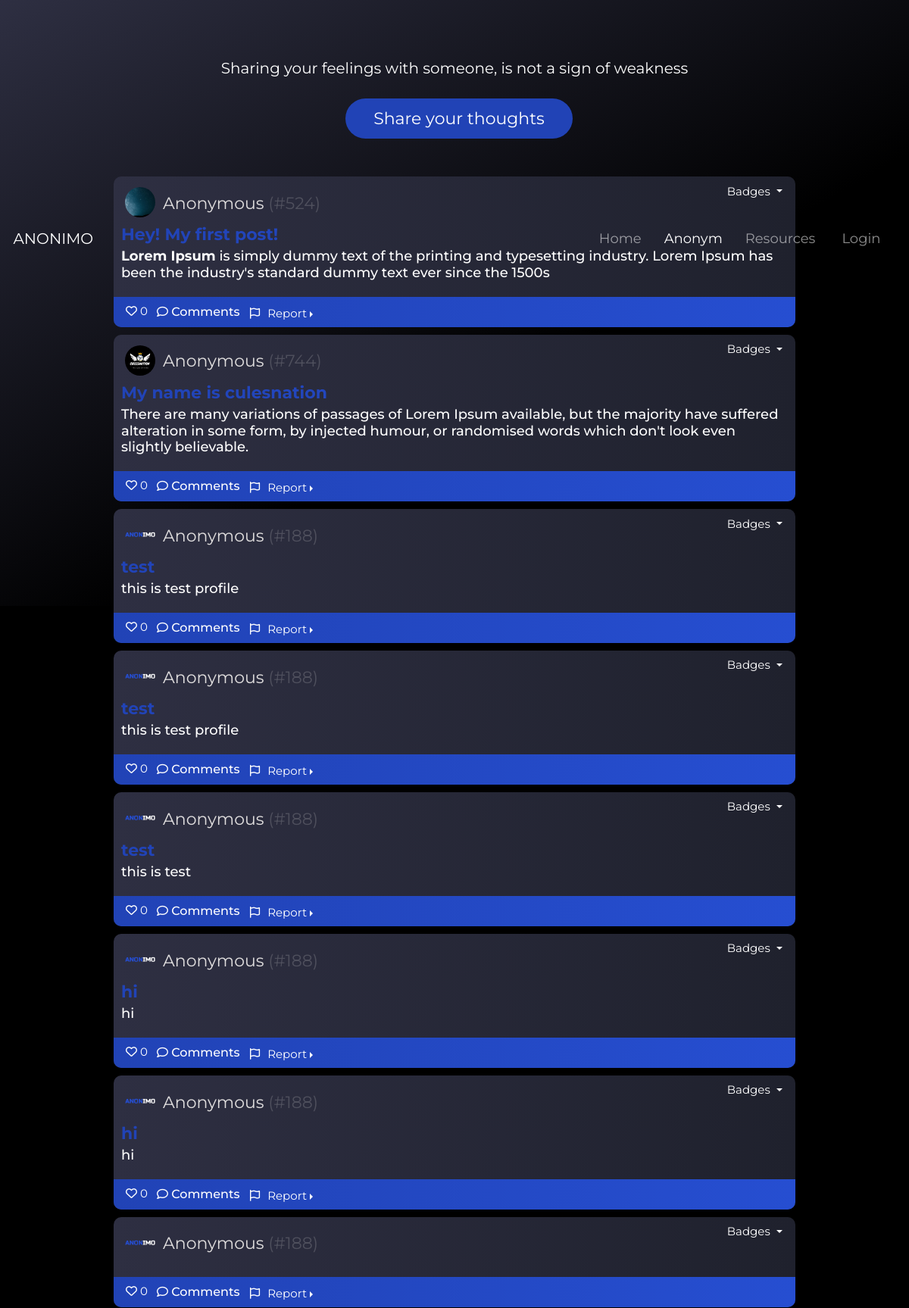
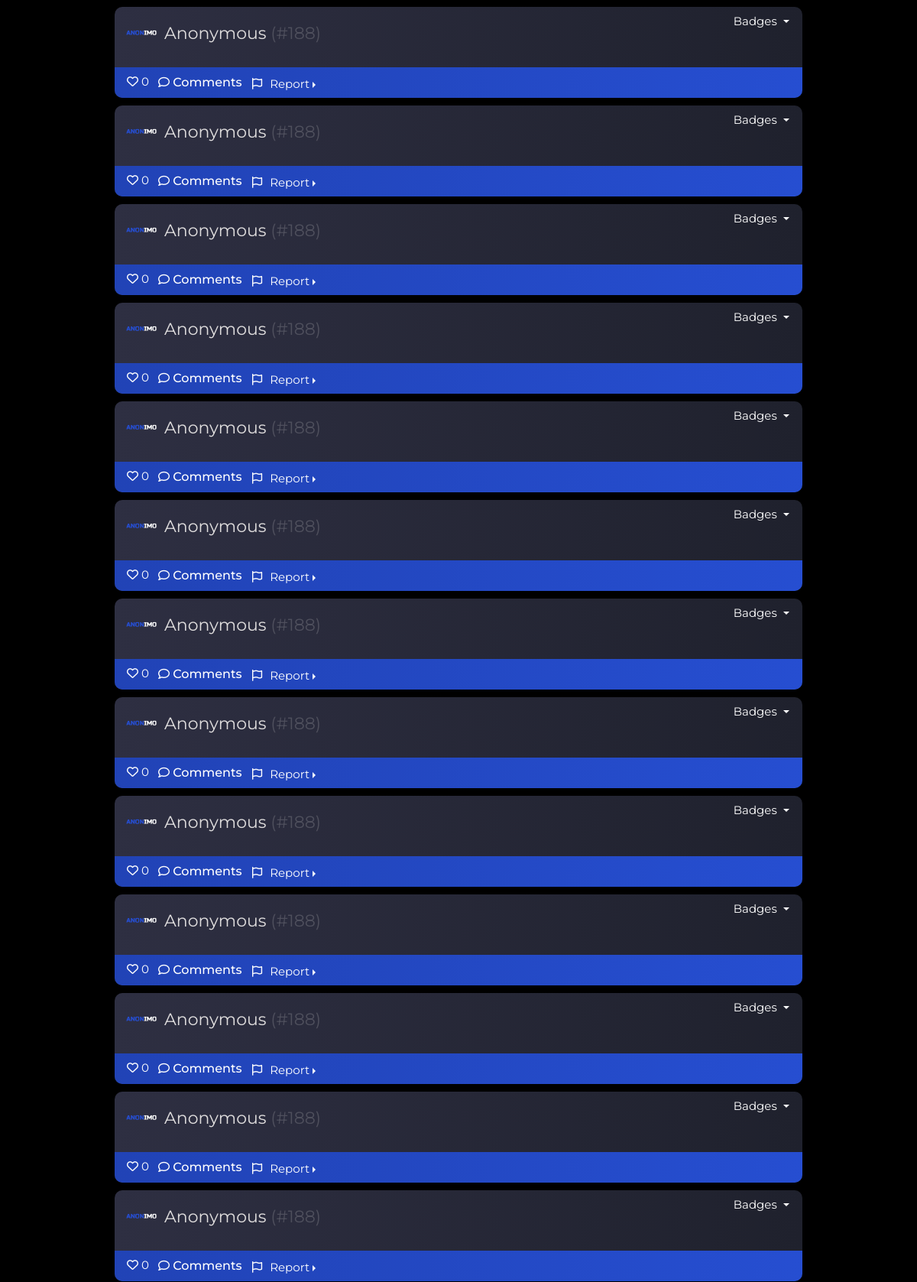
The page /anonym (upper part) on the database its author committed (2 pictures, top to bottom).
### home/models.py (models this page shows)
class editProfile(models.Model):
    profile_user=models.ForeignKey(User, blank=True, null=True, on_delete= models.CASCADE, unique=False)
    bio = models.TextField()
    instagram = models.CharField(max_length=155)
    hobbies = models.CharField(max_length=155)
    image = models.ImageField(upload_to=filepath, null=True, blank = True)
    followers = models.ManyToManyField(User, blank=True, related_name="followers")
    key = models.CharField(max_length=150, default=0)
    count_mentalH = models.IntegerField(default=0, max_length=255)

### blogapp/models.py (models this page shows, shortened)
class Post(models.Model):
    sno=models.AutoField(primary_key=True)
    title=models.CharField(max_length=255)
    author=models.ForeignKey(User, blank=True, null=True, on_delete= models.CASCADE)
    body = RichTextField(blank=True, null=True)
    liked = models.ManyToManyField(User,blank=True, related_name='liked')
    slug = models.CharField(max_length=130)
    mentalH = models.CharField(max_length=100, default="suicide")

### blogapp/views.py (the view)
# urls.py: path('', views.anonymhome, name='anonym'),
def anonymhome(request):
    friend_count = len(FriendRequest.objects.filter(to_user = request.user))
    allfollowers = FollowersCount.objects.all().filter(user = request.user)
    allPosts = Post.objects.all()
    friendlist = []
    for follower in allfollowers:
        Friend = User.objects.get(username = follower.follower)
        friendlist.append(Friend)
    allProfiles = editProfile.objects.all()
    allBadges = Badges.objects.all()
    if request.user.is_authenticated:
        acc_bal = Bank.objects.get(profile_user=request.user)
        account_bal = acc_bal.account_bal
        userProfileCheck = editProfile.objects.filter(profile_user = request.user)
        if len(userProfileCheck) == 0:
            profileCheck = False
        else:
            profileCheck = True
        context = {'allPosts': allPosts, 'allProfiles':allProfiles, 'allBadges':allBadges,'friend_count':friend_count, 'account_bal':account_bal,'allfollowers':allfollowers,'friendlist':friendlist,'profileCheck':profileCheck}
        return render(request, 'anonym.html', context)
    else:
        context = {'allPosts': allPosts, 'allProfiles':allProfiles, 'allBadges':allBadges,'friend_count':friend_count}
        return render(request, 'anonym.html', context)

### templates/anonym.html (shortened to what this page needs)
{% extends 'base.html' %}
{% load static %}
{% block anonympage %}active{% endblock anonympage %}
{% block content %}
<link rel ="stylesheet" href="{% static 'css/anonym.css' %}">
<br><br><br><br><br>
<center>
  <figure>
    <blockquote class="blockquote">
      <p  style="font-size: 2rem; color: white;">Sharing your feelings with someone, is not a sign of weakness</p>
    </blockquote>
  </figure>
</center>
<br>
{% if user.is_authenticated and profileCheck == True %}
<center><button class="share" onclick="location.href='/post'" style="margin-left: 1%; color: white;"><span>Share your thoughts </span></a></button></center>
{% elif user.is_authenticated and profileCheck == False %}
<center><button class="share" onclick="location.href='/complete'" style="margin-left: 1%; color: white;"><span>Complete your Profile</span></a></button></center>
<center><p class="profileCheckText">Complete the last step and start sharing</p></center>
{% else %}
<center><button class="share" id="liveToastBtn" style="margin-left: 1%; color: white;"><span>Share your thoughts </span></a></button></center>
<br><br>
          {% endif %}
{% for post in allPosts %}
{% if post.author != request.user %}
<div class="container d-flex justify-content-center">
 <div class="card toAddCardCss border-primary mb-3 bg-transparent " >
  {% for profile in allProfiles  %}
    {% if profile.profile_user == post.author %}
     <div class="card-header bg-transparent">
     <img src="{{profile.image.url}}" alt="" class="profile-img">
    {% if post.author in friendlist %}
     <a href="/userprofile/{{profile.id}}">{{post.author}}</a>
     {% else %}
      <a href="/userprofile/{{profile.id}}">Anonymous <span style="opacity: 0.2;">(#{{post.slug}})</span></a>
     {% endif %}
     <form action="/anonym/count/badges" method="POST">
<div class="btn-group" style="float:right; box-shadow: none !important; margin-top: -0.5rem;">
  <button type="button" style="background-color:transparent; border:none; font-size: 1.5rem;" class="btn btn-primary dropdown-toggle" data-bs-toggle="dropdown" aria-expanded="false">
    Badges
  </button>
</div>
    </form>
  </div>
   {% endif %}
{% endfor %}
<br>
  <div class="card-body text-white" style="margin-top: -3rem;">
    <h5 class="card-title">{{post.title}}</h5>
    <h4 class="card-text">{{post.body|safe}}</h4>
  </div>
  <div class="card-footer bg-transparent border-primary">
    <div class="row-icons">
      <div class="column">
      <form action="{% url 'like-post'%}" method='POST'>
     {% if user.is_authenticated %}
      {% if user not in post.liked.all%}
          <button type="submit" id="icons" style="font-size: 1.5rem;"><i class="far fa-heart"></i> <p style="display: inline;">{{post.liked.all.count}}</p> </button>
      {% else %}
           <button type="submit" id="icons" style="font-size: 1.5rem;"><i class="fas fa-heart"></i> <p style="display: inline;">{{post.liked.all.count}}</p></button>
      {% endif %}
      {% else %}
      <button type="submit" id="icons" style="font-size: 1.5rem;"><i class="far fa-heart"></i> <p style="display: inline;">{{post.liked.all.count}}</p> </button>
   {% endif %}
      </form>
      </div>
    {% if user.is_authenticated %}
      <div class="column">
        <button type="submit" id="icons"><i class="far fa-comment" style="font-size:1.5rem;"></i><a href="anonym/{{post.sno}} " style=" text-decoration: none; font-size:1.6rem; color:white; font-weight:500"> Comments</a></button>
    </div>
    <form action="/anonym/count/report" method="POST">
      {% csrf_token %}
      <input type="hidden" name="title" value="{{post.title}}" readonly>
      <input type="hidden" name="body" value="{{post.body|safe}}" readonly>
    <div class="column">
     <div class="btn-group dropend">
      <button type="button" id="icons"  data-bs-toggle="dropdown" aria-expanded="false" class="btn btn-secondary dropdown-toggle" style="font-size: 1.5rem;"><i class="far fa-flag" style="margin-right: 1rem;"></i>Report</button>
  <ul class="dropdown-menu" style="font-size: 1.5rem;">
    <li><button class="dropdown-item" type="submit" value="Spam" name="value">It's Spam</button></li>
    <li><button class="dropdown-item" type="submit" value="Hate speech or symbol" name="value">Hate speech or symbol</button></li>
    <li><button class="dropdown-item" type="submit" value="Bullying or harassment" name="value">Bullying or harassment</button></li>
    <li><button class="dropdown-item" type="submit" value="Scam or fraud" name="value">Scam or fraud</button></li>
    <li><button class="dropdown-item" type="submit" value="Sale of illegal goods or regulated goods" name="value">Sale of illegal goods or regulated goods</button></li>
    <li><button class="dropdown-item" type="submit" value="Violence or dangerous organizations" name="value">Violence or dangerous organizations</button></li>
  </ul>
</div>
  </div>
</form>
  {% else %}
   <div class="column">
    <button type="submit" id="icons"><i class="far fa-comment" style="font-size:1.5rem;"></i><a href="anonym/{{post.sno}} " style=" text-decoration: none; font-size:1.6rem; color:white; font-weight:500"> Comments</a></button>
    </div>
    <div class="column">
      <div class="column">
        <div class="btn-group dropend">
         <button type="button" id="icons"  data-bs-toggle="dropdown" aria-expanded="false" class="btn btn-secondary dropdown-toggle" style="font-size: 1.5rem;"><i class="far fa-flag" style="margin-right: 1rem;"></i>Report</button>
   </div>
     </div>
  </div>
  {% endif %}
    </div>
    </div>
</div>
</div>
{% endif %}
{% endfor %}
{% endblock content %}

### static/css/anonym.css (style rules this page uses)
html { font-size: 62.5%; }
body { font-family: 'Montserrat', sans-serif; background-image: linear-gradient(150deg, #2e2f42 0%, black 60%); background-repeat: no-repeat; height: 96rem; }
a:link { text-decoration: none; }
.card { min-height: 10rem; border-radius: 1rem !important; width: 80%; }
.card-header { border: none; font-size:2.2rem; margin-bottom: 1rem; padding-left: 0.8rem; padding-top: 1rem; }
.card-header a { color: #e0dede; font-size: 2.2rem; text-decoration: none; margin-top: 1%; float: left; }
.profile-img { width: 4rem; height: 4rem; border-radius: 50%; float: left; margin-right: 1rem; margin-left: 0.7rem; margin-top: 0.4rem; object-fit: cover; object-position: center right; }
.card-title { color: transparent; background-image: linear-gradient(to left,#264ed1,#2143b6); -webkit-background-clip: text; font-size: 2.2rem; font-weight: bold; }
.card-text { font-size: 1.8rem; }
.card-footer { background-image: linear-gradient(to left,#264ed1,#2143b6) !important; border-radius: 0rem 0rem 1rem 1rem !important; }
.border-primary { border: none; background-image: linear-gradient(to left,#1f212d,#2e2f42); }
.share { border-radius: 4rem; background-color: #2143b6; border: none; text-decoration:none; color: #FFFFFF; text-align: center; font-size: 2.2rem; padding: 1rem 1rem 1rem 1rem; width: 30rem; transition: all 0.5s; cursor: pointer; margin: 0rem 0rem 2rem 1.6rem; }
.share span { cursor: pointer; display: inline-block; position: relative; transition: 0.5s; }
.share span:after { content: '\00bb'; position: absolute; opacity: 0; top: 0; right: -2rem; transition: 0.5s; }
.column { float: left; width: auto; padding: 0rem; height: 3rem; background-color: transparent; }
#icons { display: inline-block; color: white; background-color: #0000; border: none; margin-top: 0.25rem; }

### templates/base.html (style rules this page uses)
body { background-color: linear-gradient(147deg, #2e2f42 0%, black 60%) !important; background-repeat: no-repeat; background-size:cover !important; }

### rows shown on the page
Post: slug "524", body "Lorem Ipsum is simply dummy text of the printing and typesetting industry. Lorem Ipsum has been the industry's standard dummy text ever since the 1500s", liked.all.count "0"
editProfile: image (picture)
Post: slug "744", body "There are many variations of passages of Lorem Ipsum available, but the majority have suffered alteration in some form, by injected humour, or randomised words which don't look even slightly believable.", liked.all.count "0"
editProfile: image (picture)
Post: slug "188", body "this is test profile", liked.all.count "0"
editProfile: image (picture)
Post: slug "188", body "this is test profile", liked.all.count "0"
Post: slug "188", body "this is test", liked.all.count "0"
Post: slug "188", body "hi", liked.all.count "0"
Post: slug "188", body "hi", liked.all.count "0"
Post: slug "188", liked.all.count "0"
Post: slug "188", liked.all.count "0"
Post: slug "188", liked.all.count "0"
Post: slug "188", liked.all.count "0"
Post: slug "188", liked.all.count "0"
Post: slug "188", liked.all.count "0"
Post: slug "188", liked.all.count "0"
Post: slug "188", liked.all.count "0"
Post: slug "188", liked.all.count "0"
Post: slug "188", liked.all.count "0"
Post: slug "188", liked.all.count "0"
Post: slug "188", liked.all.count "0"
Post: slug "188", liked.all.count "0"
Post: slug "188", liked.all.count "0"
